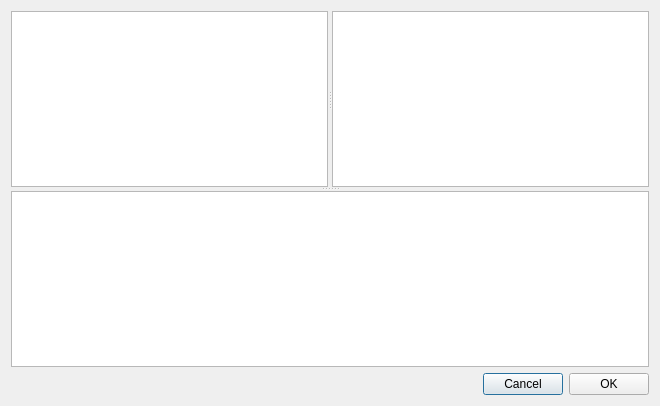
<?xml version="1.0" encoding="UTF-8"?>
<ui version="4.0">
 <class>Dialog</class>
 <widget class="QDialog" name="Dialog">
  <property name="geometry">
   <rect>
    <x>0</x>
    <y>0</y>
    <width>660</width>
    <height>406</height>
   </rect>
  </property>
  <property name="windowTitle">
   <string>Dialog</string>
  </property>
  <layout class="QVBoxLayout" name="verticalLayout">
   <item>
    <widget class="QSplitter" name="splitter_2">
     <property name="orientation">
      <enum>Qt::Vertical</enum>
     </property>
     <widget class="QSplitter" name="splitter">
      <property name="orientation">
       <enum>Qt::Horizontal</enum>
      </property>
      <widget class="QPlainTextEdit" name="plainTextEdit"/>
      <widget class="QPlainTextEdit" name="plainTextEdit_2"/>
     </widget>
     <widget class="QPlainTextEdit" name="plainTextEdit_3"/>
    </widget>
   </item>
   <item>
    <layout class="QHBoxLayout" name="horizontalLayout">
     <item>
      <spacer name="horizontalSpacer">
       <property name="orientation">
        <enum>Qt::Horizontal</enum>
       </property>
       <property name="sizeHint" stdset="0">
        <size>
         <width>40</width>
         <height>20</height>
        </size>
       </property>
      </spacer>
     </item>
     <item>
      <widget class="QPushButton" name="pushButton">
       <property name="text">
        <string>Cancel</string>
       </property>
      </widget>
     </item>
     <item>
      <widget class="QPushButton" name="pushButton_2">
       <property name="text">
        <string>OK</string>
       </property>
      </widget>
     </item>
    </layout>
   </item>
  </layout>
 </widget>
 <resources/>
 <connections/>
</ui>
